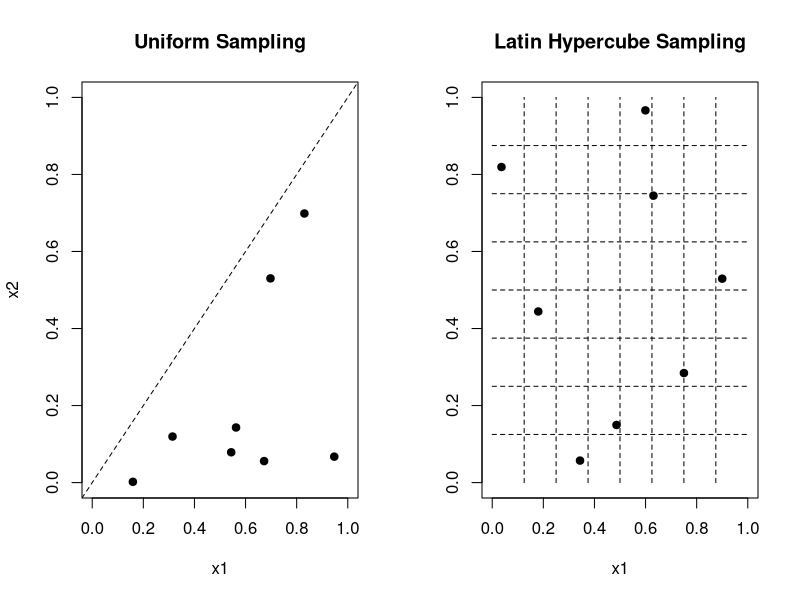
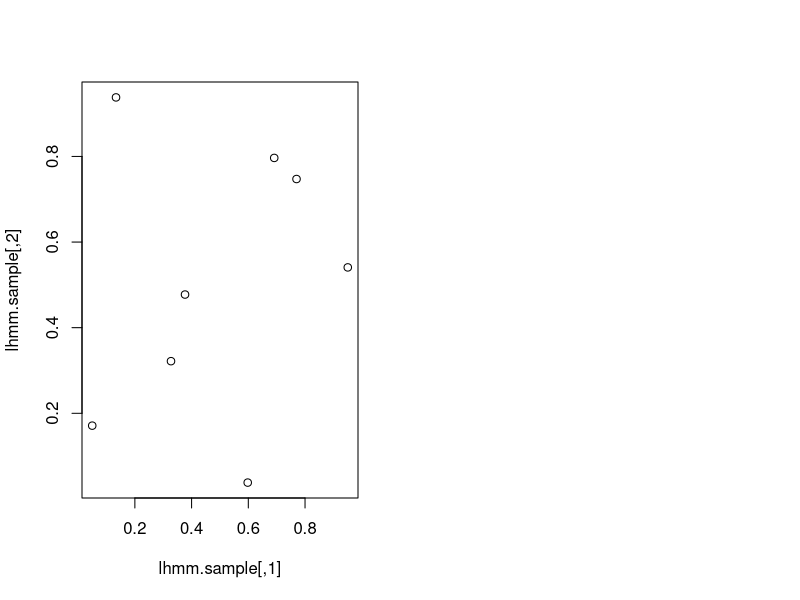

These figures' R source, in order:
# lhs script...


set.seed(838312) ## 8:36 am, 3rd december
nn <- 8
rand.sample <- matrix(runif(2*nn), ncol = 2)

lh.sample <- lhs::randomLHS(nn, 2)
par(mfrow = c(1,2))
plot(rand.sample, pch = 19, ylim = c(0,1),
     xlim = c(0,1), xlab = "x1", ylab = "x2",
     main = "Uniform Sampling")
abline(0, 1, lty = 2)
plot(lh.sample, pch = 19, ylim = c(0,1), 
     xlim = c(0,1), xlab = "x1", ylab="",
     main = "Latin Hypercube Sampling")
spacings <- seq(0, 1, length = nn + 1)
for(i in 2:(nn )){
  lines(x = c(0, 1), y = rep(spacings[i],2), lty = 2)
  lines(x = rep(spacings[i],2), y = c(0,1), lty = 2)
}

lhmm.sample <- lhs::maximinLHS(nn, 2)
plot(lhmm.sample)
